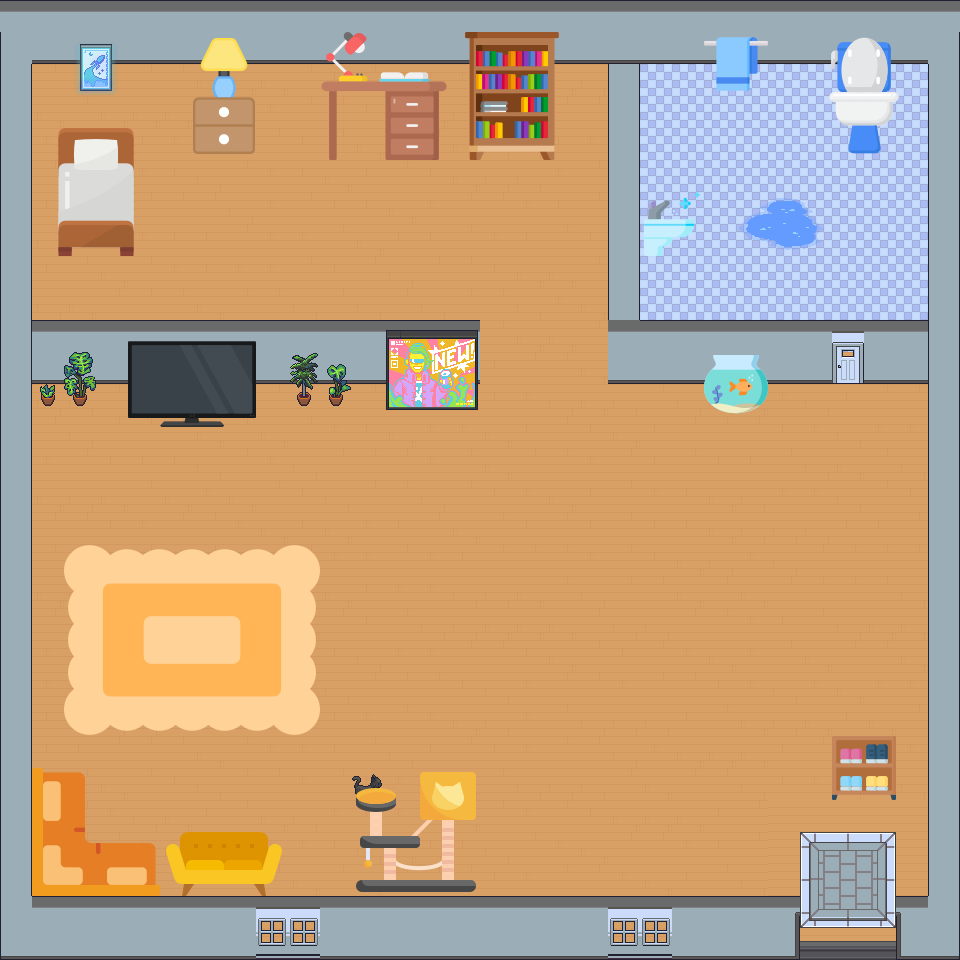

The image is a tile-based game level rendered from a .tmx file. Its description and source (layers, tilesets, objects; grid data summarised) follow:
An orthogonal 30x30 tile map with 32x32 px tiles, 5 tile layers (바닥, 바닥1, 벽, 가구2, ...), 32 tilesets and 9 objects (Player, Book, NPC, Key, Door).

<map version="1.10" tiledversion="1.10.2" orientation="orthogonal" renderorder="right-down" width="30" height="30" tilewidth="32" tileheight="32" infinite="0" nextlayerid="19" nextobjectid="43">
 <editorsettings>
  <export target="../resources/maps/room.lua" format="lua" />
 </editorsettings>
 <tileset firstgid="1" name="Floor2" tilewidth="32" tileheight="32" tilecount="8160" columns="60">
  <image source="images/Floor2.png" width="1920" height="4352" />
 </tileset>
 <tileset firstgid="8161" name="Terrain" tilewidth="32" tileheight="32" tilecount="7840" columns="80">
  <image source="images/Terrain.png" width="2560" height="3136" />
 </tileset>
 <tileset firstgid="16001" name="Wall" tilewidth="32" tileheight="32" tilecount="8025" columns="25">
  <image source="images/Wall.png" width="800" height="10272" />
 </tileset>
 <tileset firstgid="24026" name="Exterior Decoration" tilewidth="32" tileheight="32" tilecount="5520" columns="40">
  <image source="images/Exterior Decoration.png" width="1280" height="4416" />
 </tileset>
 <tileset firstgid="29546" name="Plants" tilewidth="32" tileheight="32" tilecount="920" columns="20">
  <image source="images/Plants.png" width="640" height="1472" />
 </tileset>
 <tileset firstgid="30466" name="free-icon-single-bed-1421401" tilewidth="32" tileheight="32" tilecount="16" columns="4">
  <image source="images/free-icon-single-bed-1421401.png" width="128" height="128" />
 </tileset>
 <tileset firstgid="30482" name="free-icon-potty-5238431" tilewidth="32" tileheight="32" tilecount="16" columns="4">
  <image source="images/free-icon-potty-5238431.png" width="128" height="128" />
 </tileset>
 <tileset firstgid="30498" name="free-icon-bookshelf-1703124" tilewidth="32" tileheight="32" tilecount="16" columns="4">
  <image source="images/free-icon-bookshelf-1703124.png" width="128" height="128" />
 </tileset>
 <tileset firstgid="30514" name="free-icon-desk-4823906" tilewidth="32" tileheight="32" tilecount="16" columns="4">
  <image source="images/free-icon-desk-4823906.png" width="128" height="128" />
 </tileset>
 <tileset firstgid="30530" name="free-icon-bedside-lamp-15555408" tilewidth="32" tileheight="32" tilecount="16" columns="4">
  <image source="images/free-icon-bedside-lamp-15555408.png" width="128" height="128" />
 </tileset>
 <tileset firstgid="30546" name="free-icon-hair-wash-sink-4397908" tilewidth="32" tileheight="32" tilecount="16" columns="4">
  <image source="images/free-icon-hair-wash-sink-4397908.png" width="128" height="128" />
 </tileset>
 <tileset firstgid="30562" name="free-icon-towel-2729761" tilewidth="32" tileheight="32" tilecount="4" columns="2">
  <image source="images/free-icon-towel-2729761.png" width="64" height="64" />
 </tileset>
 <tileset firstgid="30566" name="free-icon-sink-5532276 (1)" tilewidth="32" tileheight="32" tilecount="4" columns="2">
  <image source="images/free-icon-sink-5532276 (1).png" width="64" height="64" />
 </tileset>
 <tileset firstgid="30570" name="free-icon-shoe-rack-3609531" tilewidth="32" tileheight="32" tilecount="4" columns="2">
  <image source="images/free-icon-shoe-rack-3609531.png" width="64" height="64" />
 </tileset>
 <tileset firstgid="30574" name="free-icon-end-table-8812022" tilewidth="32" tileheight="32" tilecount="16" columns="4">
  <image source="images/free-icon-end-table-8812022.png" width="128" height="128" />
 </tileset>
 <tileset firstgid="30590" name="free-icon-armchair-5488448" tilewidth="32" tileheight="32" tilecount="4" columns="2">
  <image source="images/free-icon-armchair-5488448.png" width="64" height="64" />
 </tileset>
 <tileset firstgid="30594" name="free-icon-television-261602 (1)" tilewidth="32" tileheight="32" tilecount="16" columns="4">
  <image source="images/free-icon-television-261602 (1).png" width="128" height="128" />
 </tileset>
 <tileset firstgid="30610" name="free-icon-sofa-4152740" tilewidth="32" tileheight="32" tilecount="16" columns="4">
  <image source="images/free-icon-sofa-4152740.png" width="128" height="128" />
 </tileset>
 <tileset firstgid="30626" name="free-icon-sofa-1678863" tilewidth="32" tileheight="32" tilecount="16" columns="4">
  <image source="images/free-icon-sofa-1678863.png" width="128" height="128" />
 </tileset>
 <tileset firstgid="30642" name="free-icon-sofa-2361649" tilewidth="32" tileheight="32" tilecount="16" columns="4">
  <image source="images/free-icon-sofa-2361649.png" width="128" height="128" />
 </tileset>
 <tileset firstgid="30658" name="free-icon-blanket-187593" tilewidth="32" tileheight="32" tilecount="64" columns="8">
  <image source="images/free-icon-blanket-187593.png" width="256" height="256" />
 </tileset>
 <tileset firstgid="30722" name="free-icon-doormat-8106951" tilewidth="32" tileheight="32" tilecount="64" columns="8">
  <image source="images/free-icon-doormat-8106951.png" width="256" height="256" />
 </tileset>
 <tileset firstgid="30786" name="free-icon-cat-house-6774433" tilewidth="32" tileheight="32" tilecount="16" columns="4">
  <image source="images/free-icon-cat-house-6774433.png" width="128" height="128" />
 </tileset>
 <tileset firstgid="30802" name="free-icon-fishbowl-1650548" tilewidth="32" tileheight="32" tilecount="4" columns="2">
  <image source="images/free-icon-fishbowl-1650548.png" width="64" height="64" />
 </tileset>
 <tileset firstgid="30806" source="images/hud_spritesheet.tsx" />
 <tileset firstgid="30870" source="images/scroll.tsx" />
 <tileset firstgid="30871" source="book_ice.tsx" />
 <tileset firstgid="30872" source="book_light.tsx" />
 <tileset firstgid="30873" source="book_dark.tsx" />
 <tileset firstgid="30874" source="book_fire.tsx" />
 <tileset firstgid="30875" source="images/key.tsx" />
 <tileset firstgid="30876" source="../images/Tiles/door.tsx" />
 <layer id="1" name="바닥" width="30" height="30">
  <data>[900 cells, 900 non-empty, 17 distinct tile ids]</data>
 </layer>
 <layer id="17" name="바닥1" width="30" height="30">
  <data>[900 cells, 12 non-empty, 10 distinct tile ids]</data>
 </layer>
 <layer id="3" name="벽" width="30" height="30">
  <properties>
   <property name="blocked" type="bool" value="true" />
  </properties>
  <data>[900 cells, 225 non-empty, 19 distinct tile ids]</data>
 </layer>
 <layer id="6" name="가구2" width="30" height="30">
  <data>[900 cells, 13 non-empty, 13 distinct tile ids]</data>
 </layer>
 <layer id="5" name="가구1" width="30" height="30">
  <properties>
   <property name="blocked" type="bool" value="true" />
  </properties>
  <data>[900 cells, 212 non-empty, 186 distinct tile ids]</data>
 </layer>
 <objectgroup id="13" name="Objects">
  <object id="20" template="images/book_fire.tx" x="608" y="479.5" />
  <object id="21" template="images/book_ice.tx" x="448" y="576.833" />
  <object id="22" template="images/book_light.tx" x="608" y="575.333" />
  <object id="25" name="Player" x="513" y="226.166" width="32" height="33.3333">
   <polygon points="0,0 32,0 32,-33.3333 0,-33.3333" />
  </object>
  <object id="26" name="Book" gid="30873" x="448" y="482.333" width="32" height="32">
   <properties>
    <property name="bookType" value="Dark" />
   </properties>
  </object>
  <object id="35" name="NPC" x="160.5" y="451" width="64" height="64" />
  <object id="38" name="Key" x="160" y="191.5" width="31" height="31.5" />
  <object id="40" name="Door" x="801" y="834" width="92" height="123" />
  <object id="42" gid="30876" x="804" y="955" width="91" height="86" />
 </objectgroup>
</map>
